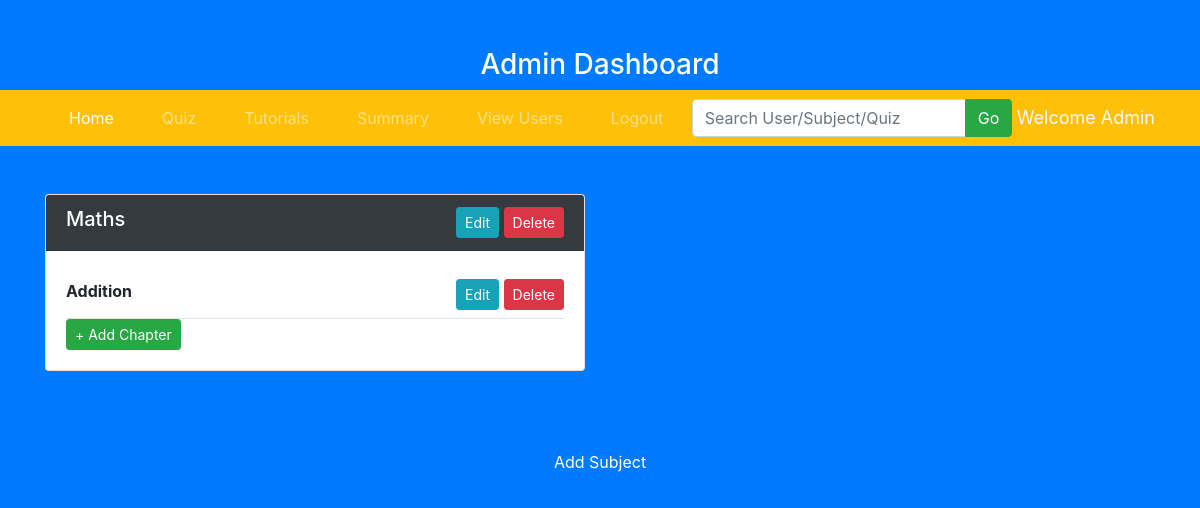
Page /admin_Dashboard on the earlier database version.
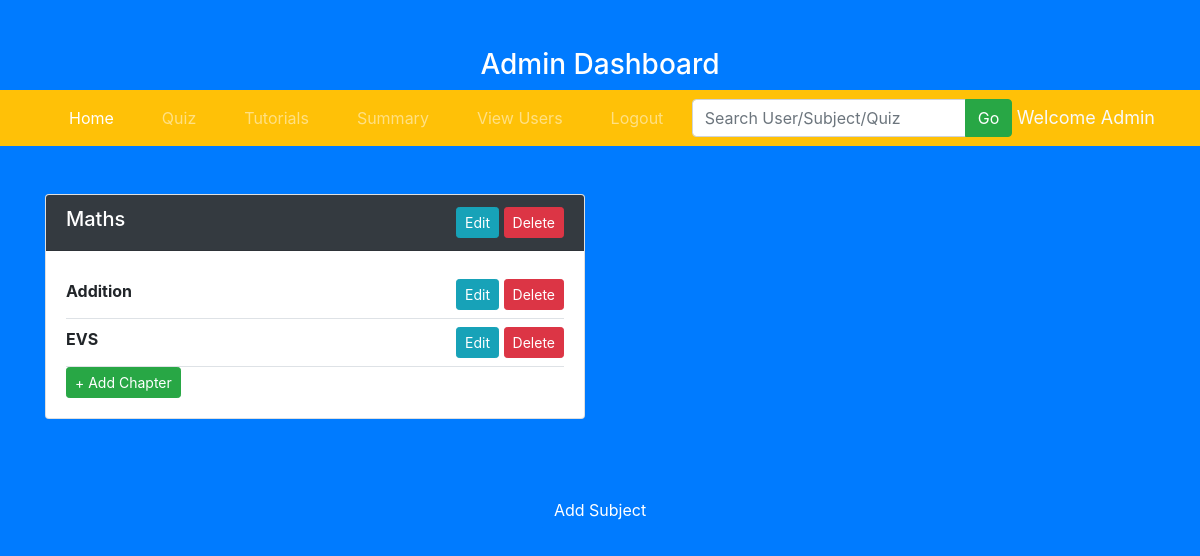
Same page on the later database version.
### app.py (models this page shows)
class Subject(db.Model):
    __tablename__ = 'subject'
    sub_id = db.Column(db.Integer, autoincrement=True, primary_key=True)
    sub_name = db.Column(db.String(20), unique=True, nullable=False)
    desc = db.Column(db.String(50))
    chapters = db.relationship("Chapter", backref='subject', lazy=True, cascade="all, delete")

class Chapter(db.Model):
    __tablename__ = 'chapter'
    chap_id = db.Column(db.Integer, autoincrement=True, primary_key=True)
    chap_name = db.Column(db.String(20), unique=True, nullable=False)
    standard = db.Column(db.Integer, nullable=False)
    desc = db.Column(db.String(50))
    sub_id = db.Column(db.Integer, db.ForeignKey("subject.sub_id", ondelete="CASCADE"), nullable=False)
    quizzes = db.relationship("Quiz", backref='chapter', lazy=True, cascade="all, delete")
    tutorials = db.relationship("Tutorials", backref='chapter', lazy=True, cascade="all, delete")

### app.py (the view)
@app.route('/admin_Dashboard')
def admin_Dashboard():
    sub=Subject.query.all()
    return render_template('adminDashboard.html',sub=sub)

### app.py (called while the page is built)
@app.before_request
def create_tables():
    db.create_all()
    if not User.query.filter_by(email="Admin12@gmail.com").first():
        admin=User(name="Admin", email="Admin12@gmail.com", password=generate_password_hash("Silvia06@10"), std=0, dob=datetime.strptime("2006-06-01", "%Y-%m-%d").date(),admin=True)
        db.session.add(admin)
        db.session.commit()

### templates/adminDashboard.html (shortened to what this page needs)
<!DOCTYPE html>
<html lang="en">
<head>
    <link rel="stylesheet"
          href=
"https://maxcdn.bootstrapcdn.com/bootstrap/4.0.0/css/bootstrap.min.css" />
</head>
<body class="bg-primary">
   <div class="container pt-5">
	<h3 class="strong text-center text-white"> Admin Dashboard</h3>
  </div>
  <nav class="navbar navbar-expand-sm bg-warning navbar-dark">
  <div class="container">
    <ul class="navbar-nav">
      <li class="nav-item active px-3 py-0 navbar-text"><a class='nav-link' href="/admin_Dashboard">Home</a></li>
      <li class="nav-item px-3 py-0 navbar-text"><a class='nav-link' href="/quiz_Management">Quiz</a></li>
      <li class="nav-item px-3 py-0 navbar-text"><a class='nav-link' href="/tutorials">Tutorials</a></li>
      <li class="nav-item px-3 py-0 navbar-text"><a class='nav-link' href="/summary">Summary</a></li>
      <li class="nav-item px-3 py-0 navbar-text"><a class='nav-link' href="/viewUsers">View Users</a></li>
      <li class="nav-item px-3 py-0 navbar-text"><a class='nav-link' href="{{url_for('logout')}}">Logout</a></li>
    </ul>
    <form class="navbar-form navbar-left" action="{{url_for('admin_search')}}" method="GET">
      <div class="input-group">
        <input type="search" class="form-control" placeholder="Search User/Subject/Quiz" name="query" id="ad_search"/>
        <div class="input-group-append">
          <button class="btn btn-success" type="submit">Go</button>
       </div>
      </div>
    </form>
    <div class="navbar-header">
      <span class="strong text-light" style="font-size:large">Welcome Admin</span>
    </div>
  </div>
</nav>
<div class="container pt-5">
    <div class="row">
        {% for subject in sub %}
        <div class="col-md-6">
            <div class="card shadow-lg mb-4">
                <div class="card-header bg-dark text-white d-flex justify-content-between">
                    <h5 class="mb-0">{{ subject.sub_name }}</h5>
                    <span>
                        <a href="/editSubject/{{ subject.sub_id }}" class="btn btn-sm btn-info">Edit</a>
                            <a href="/deleteSubject/{{ subject.sub_id }}" class="btn btn-sm btn-danger">Delete</a>
                    </span>
                </div>
                <div class="card-body">
                    {% for chapter in subject.chapters %}
                    <div class="d-flex justify-content-between border-bottom py-2">
                        <span><strong>{{ chapter.chap_name }}</strong></span>
                        <span>
                            <a href="/editChapter/{{ chapter.chap_id }}" class="btn btn-sm btn-info">Edit</a>
                            <a href="/deleteChapter/{{ chapter.chap_id }}" class="btn btn-sm btn-danger">Delete</a>
                        </span>
                    </div>
                    {% endfor %}
                    <form action="{{ url_for('add_chapter', sub_id=subject.sub_id) }}" method="POST">
                        <button type="submit" class="btn btn-sm btn-success">+ Add Chapter</button>
                    </form>
                </div>
            </div>
        </div>
        {% endfor %}
    </div>
</div>
<div class="container pt-5 text-center">
    <form id="addSubject"  action="{{ url_for('add_subject') }}" >
       <input type="submit" class="btn btn-primary" value="Add Subject" />
    </form>
</div>
</body>
</html>

Differences in the rows shown:
added Chapter: chap_name "EVS"
